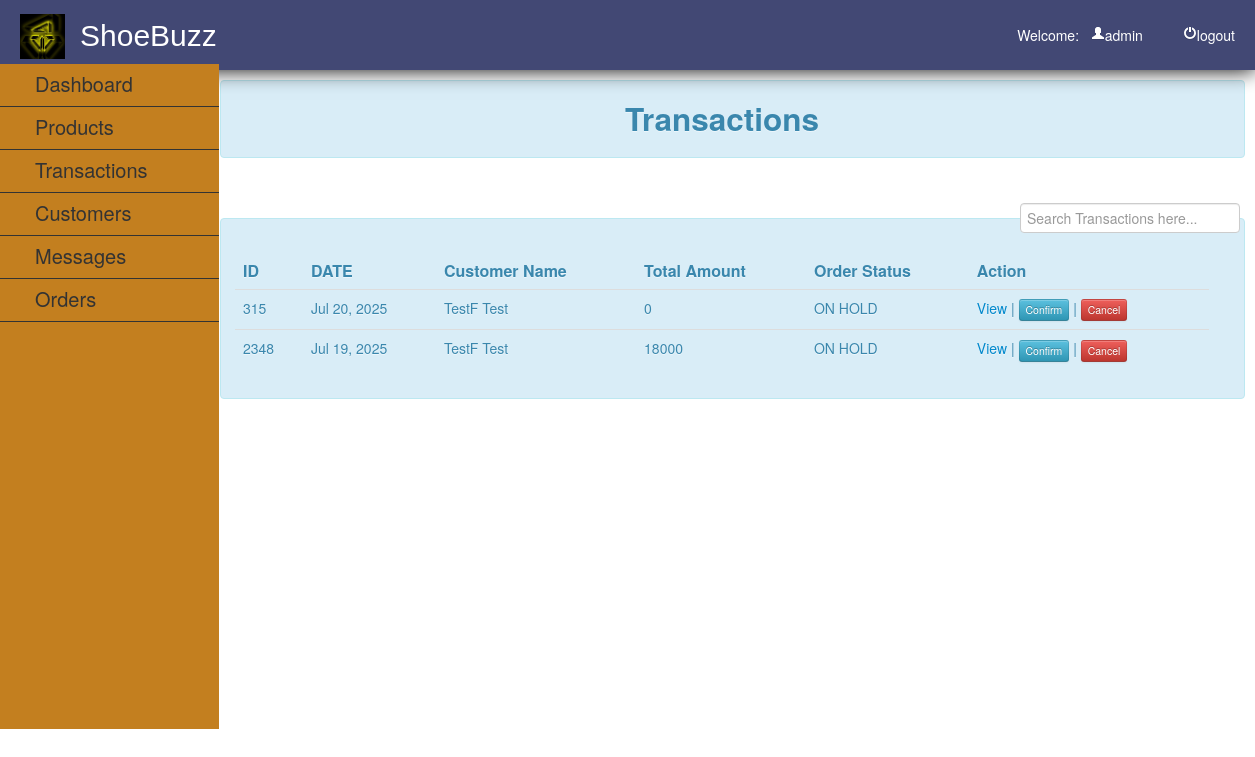
The page /admin/transaction.php (signed in) on the database its author committed.
### tables this page shows
CREATE TABLE `transaction` (
  `transaction_id` int(11) NOT NULL,
  `customerid` int(11) NOT NULL,
  `amount` int(11) NOT NULL,
  `order_stat` varchar(100) NOT NULL,
  `order_date` varchar(50) NOT NULL
);

CREATE TABLE `customer` (
  `customerid` int(11) NOT NULL,
  `firstname` varchar(50) NOT NULL,
  `mi` varchar(1) NOT NULL,
  `lastname` varchar(50) NOT NULL,
  `address` varchar(100) NOT NULL,
  `country` varchar(50) NOT NULL,
  `zipcode` varchar(20) NOT NULL,
  `mobile` varchar(20) NOT NULL,
  `telephone` varchar(20) NOT NULL,
  `email` varchar(50) NOT NULL,
  `password` varchar(50) NOT NULL
);

### admin/transaction.php (the view, shortened to what this page needs)
<?php
	include("../db/dbconn.php");
?>
<!DOCTYPE html>
<html>
<head>
	<link rel = "stylesheet" type = "text/css" href="../css/style.css" media="all">
	<link rel="stylesheet" type="text/css" href="../css/bootstrap.css">
		<link href="../facefiles/facebox.css" media="screen" rel="stylesheet" type="text/css" />
</head>
<body>
	<div id="header" style="position:fixed;">
		<img src="../img/logo.jpg">
		<label>ShoeBuzz</label>
			<?php
				$id = (int) $_SESSION['id'];
					$query = $conn->query ("SELECT * FROM admin WHERE adminid = '$id' ") or die (mysqli_error());
					$fetch = $query->fetch_array ();
			?>
			<ul>
				<li><a href="../function/admin_logout.php"><i class="icon-off icon-white"></i>logout</a></li>
				<li>Welcome:&nbsp;&nbsp;&nbsp;<i class="icon-user icon-white"></i><?php echo $fetch['username']; ?></a></li>
			</ul>
	</div>
	<br>
	<div id="leftnav">
		<ul>
			<li><a href="admin_home.php" style="color:#333;">Dashboard</a></li>
			<li><a href="admin_home.php">Products</a>
			</li>
			<li><a href="transaction.php">Transactions</a></li>
			<li><a href="customer.php">Customers</a></li>
			<li><a href="message.php">Messages</a></li>
			<li><a href="order.php">Orders</a></li>
		</ul>
	</div>
	<div id="rightcontent" style="position:absolute; top:10%;">
			<div class="alert alert-info"><center><h2>Transactions	</h2></center></div>
			<br />
				<label  style="padding:5px; float:right;"><input type="text" name="filter" placeholder="Search Transactions here..." id="filter"></label>
			<br />
			<div class="alert alert-info">
			<table class="table table-hover" style="background-color:;">
				<thead>
				<tr style="font-size:16px;">
					<th>ID</th>
					<th>DATE</th>
					<th>Customer Name</th>
					<th>Total Amount</th>
					<th>Order Status</th>
					<th>Action</th>
				</tr>
				</thead>
				<tbody>
				<?php
					$query = $conn->query("SELECT * FROM transaction LEFT JOIN customer ON customer.customerid = transaction.customerid") or die(mysqli_error());
					while($fetch = $query->fetch_array())
						{
						$id = $fetch['transaction_id'];
						$amnt = $fetch['amount'];
						$o_stat = $fetch['order_stat'];
						$o_date = $fetch['order_date'];
						$name = $fetch['firstname'].' '.$fetch['lastname'];
				?>
				<tr>
					<td><?php echo $id; ?></td>
					<td><?php echo $o_date; ?></td>
					<td><?php echo $name; ?></td>
					<td><?php echo $amnt; ?></td>
					<td><?php echo $o_stat; ?></td>
					<td><a href="receipt.php?tid=<?php echo $id; ?>">View</a>
					<?php
					if($o_stat == 'Confirmed'){
					}elseif($o_stat == 'Cancelled'){
					}else{
					echo '| <a class="btn btn-mini btn-info" href="confirm.php?id='.$id.'">Confirm</a> ';
					echo '| <a class="btn btn-mini btn-danger" href="cancel.php?id='.$id.'">Cancel</a></td>';
					}
					?>
				</tr>
				<?php
					}
				?>
				</tbody>
			</table>
			</div>
			</div>
</body>
</html>

### css/style.css (style rules this page uses)
#header { height:70px; width:100%; background-color:#424874; color:#ffffff; text-indent:10px; -webkit-box-shadow:0px 0px 20px 0px black; -moz-box-shadow:0px 0px 20px 0px black; box-shadow:0px 0px 20px 0px black; display: flex; justify-content: space-between; align-items:center }
#header img { position:absolute; height:45px; width:45px; margin-left:20px; margin-top:2.5px; }
#header label { position:relative; top:15px; color:#fff; text-indent:80px; font-size:30px; clear:both; font-family:arial; margin-bottom: 28px; }
#header ul { list-style-type:none; position:relative; }
#header ul li { display:inline; position:relative; float:right; margin-right:20px; bottom:8px; margin-top: 25px; }
#header ul li a { text-decoration:none; color:#fff; margin-left: 10px; }
#leftnav { position:fixed; background-color:#c37f1f; width:219px; top:8%; height:665px; }
#leftnav ul { list-style-type:none; text-indent:35px; right:25px; position:relative; }
#leftnav ul li { border-bottom:1px solid #333; padding-top:10px; padding-bottom:10px; width:219px; }
#leftnav ul li a { text-decoration:none; color:#333; font-size:20px; }
#rightcontent { position:relative; width:1025px; top:50px; left:220px; z-index:-99999; }

### rows shown on the page
transaction: transaction_id "315", order_date "Jul 20, 2025", customerid.lastname "TestF Test", amount "0", order_stat "ON HOLD"
transaction: transaction_id "2348", order_date "Jul 19, 2025", customerid.lastname "TestF Test", amount "18000", order_stat "ON HOLD"

### other values the page prints
$fetch['username'] "admin"
